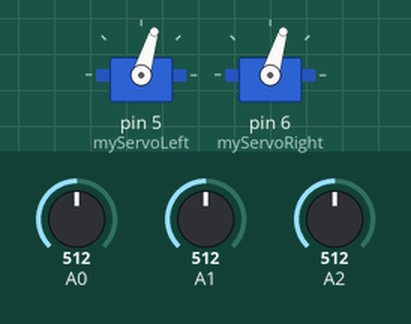
Recording of a sketch running on a simulated Arduino Uno, built with avr-gcc and run on an emulated ATmega328P. Shown: 2 × servo. Inputs (shaded band) come from the test bench; at power-on: A0 = 512, A1 = 512, A2 = 512. What the sketch prints to the serial monitor is not drawn.

Above: at 0.1 s.
At 1.1 s:
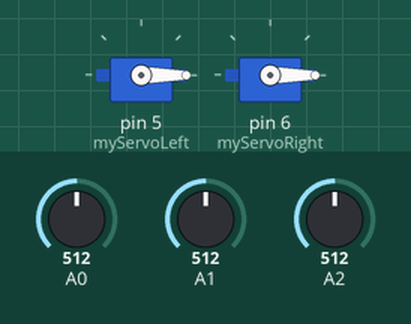
Timing chart, 0 to 2.6 s (numbered marks = the images above):
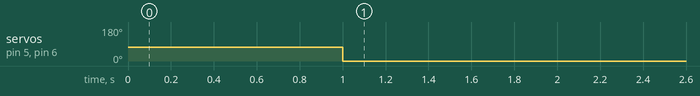

The sketch:

PIDmotor.ino
```cpp
#include <Servo.h>

int speedVal = 900;
int potValProp = 0, potValIntegral = 0, potValDeriv = 0;
int potPinProp = 2, potPinIntegral = 1, potPinDeriv = 0;

Servo myServoLeft;
Servo myServoRight;

void setup() {
  //Set up which pins to connect servos and pots
  myServoLeft.attach(5);
  myServoRight.attach(6);

  Serial.begin(9600);
  Serial.print("STARTING!\n");

  //Use this startup so the ECE's work (need to give them a value of 900 at start)
  myServoLeft.writeMicroseconds(1300);
  myServoRight.writeMicroseconds(1300);
  delay(1000);
  myServoLeft.writeMicroseconds(900);
  myServoRight.writeMicroseconds(900);
}

int getPotVal (int potPin)
{
  return analogRead(potPin);
}

void setMotorSpeed(){
  const double MAXSPEED = 1300, MINSPEED = 900;
  potValProp = getPotVal (potPinProp);
  potValIntegral = getPotVal (potPinIntegral);
  potValDeriv = getPotVal (potPinDeriv);

  //Set the speed based on the calculations - TO DO
  int leftMotorSpeed = 0;
  int rightMotorSpeed = 0;
  Serial.print(leftMotorSpeed);
  Serial.print ("      ");
  Serial.println(rightMotorSpeed);

  myServoLeft.writeMicroseconds(leftMotorSpeed);
  myServoRight.writeMicroseconds(rightMotorSpeed);
}

void loop() {

  // put your main code here, to run repeatedly:
    setMotorSpeed ();
}
```

Measured:
- by itself, servo on pin 5 (myServoLeft), servo on pin 6 (myServoRight): 73° → 0° at 1.0 s
